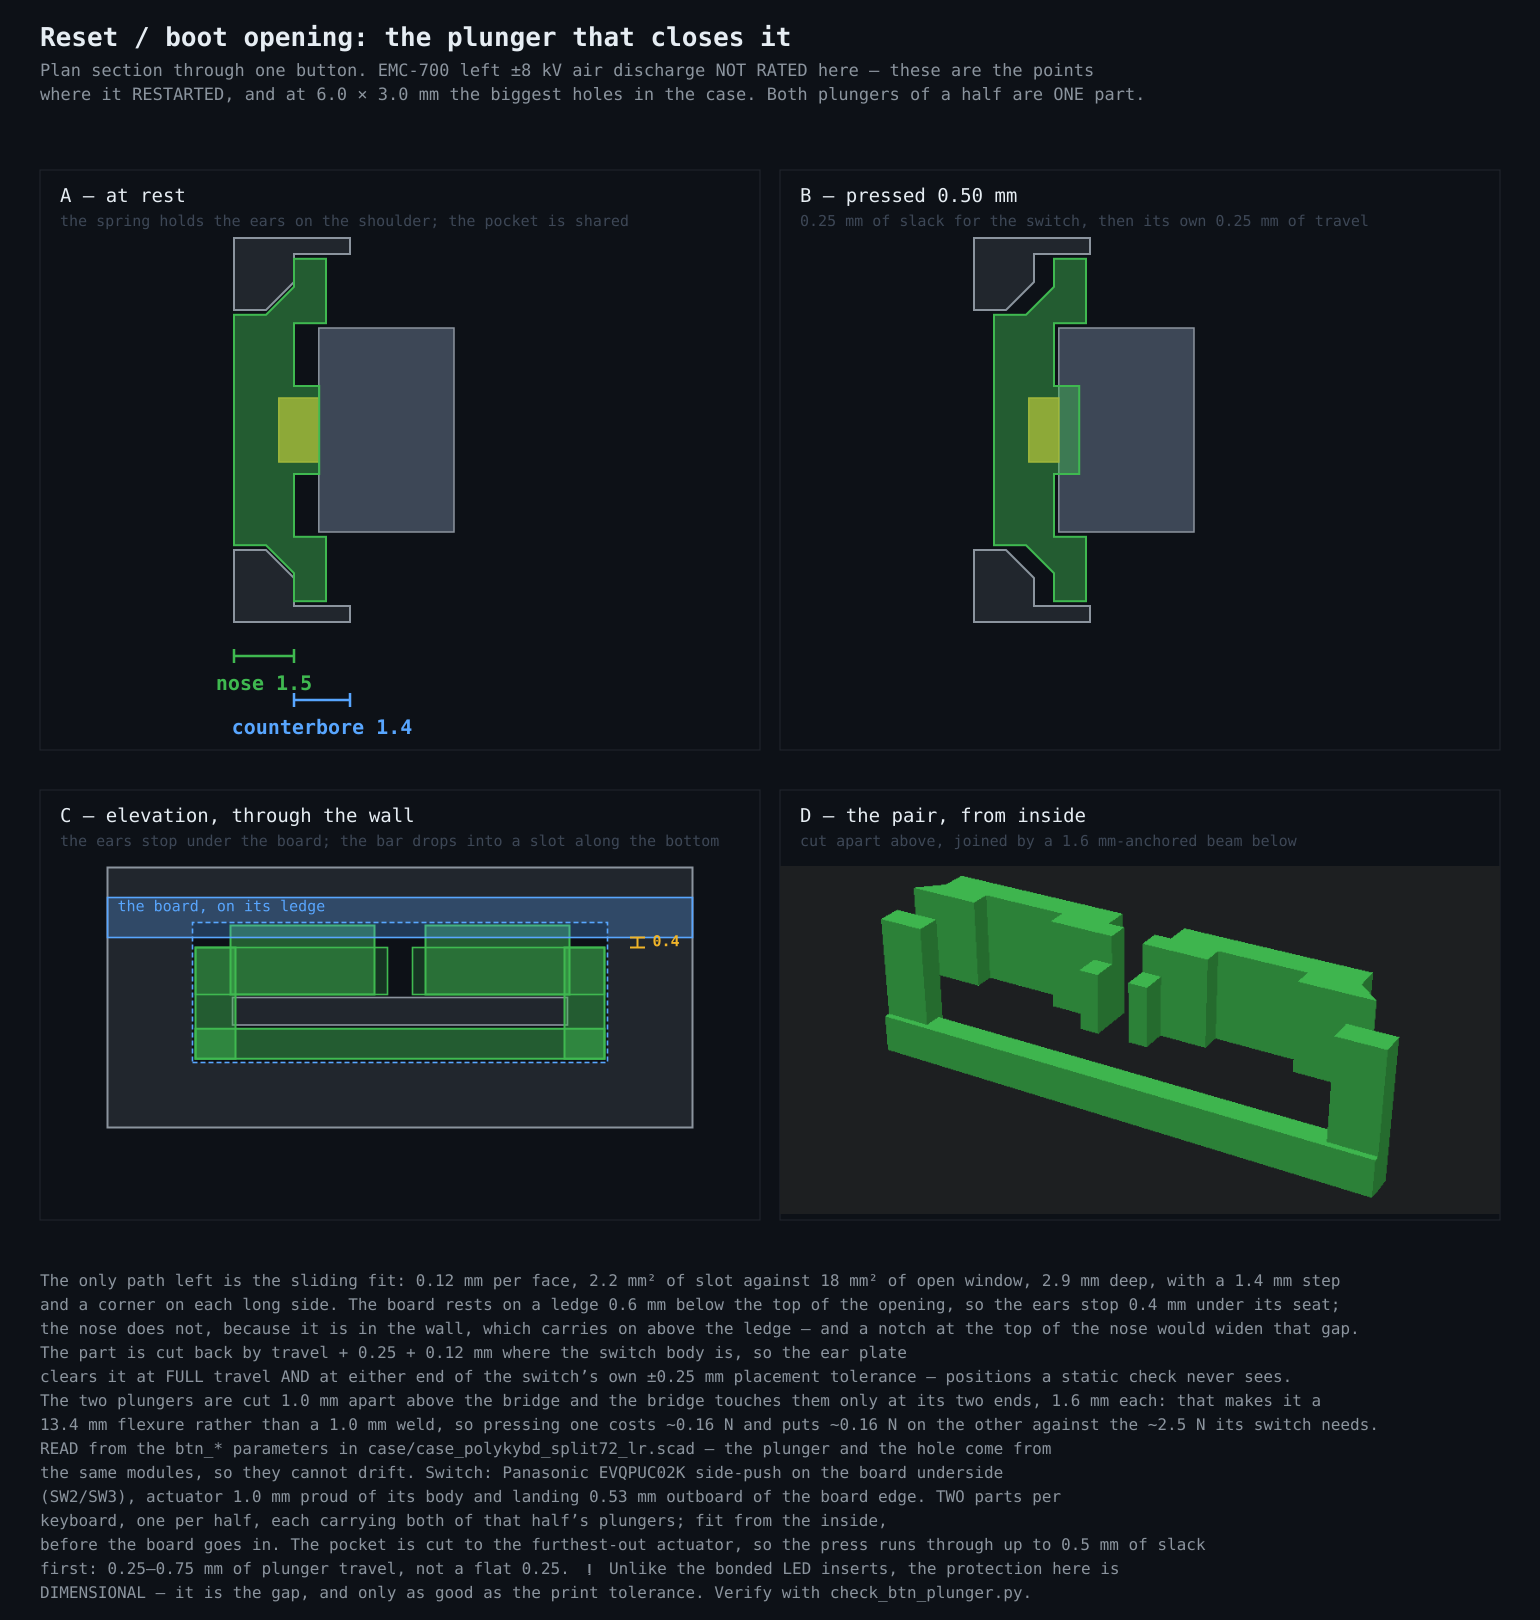

Here is the Python script that generated this plot:
import sys, subprocess, os, re
REPO = subprocess.run(['git','rev-parse','--show-toplevel'], cwd='/home/user/PolyKybd',
                      capture_output=True, text=True, check=True).stdout.strip()
sys.path.insert(0, f'{REPO}/.claude/skills/explain-geometry-figure')
from figlib import Fig, C

# Panel D is a render of the EXPORTED part, made here rather than by hand: a
# figure that depends on a build artefact someone made once cannot be redrawn
# when the part changes, and this one could not (the /tmp renders were gone the
# first time the part moved). Preview mode, not --render=cgal: the colour is the
# point, and with the CSG already resolved into an STL there is nothing left for
# OpenCSG to tint.
S = os.environ.get('WORK', '/tmp/btn-plunger-fig')
os.makedirs(S, exist_ok=True)
if not os.path.exists(f'{S}/pH.png') or os.environ.get('FORCE'):
    open(f'{S}/pH.scad', 'w').write(
        f'color("#3fb950") import("{REPO}/parts/export/case/btn_plungers.stl");\n')
    subprocess.run(['xvfb-run', '-a', 'openscad', '-o', f'{S}/pH.png',
                    '--imgsize=900,700', '--camera=183.6,87.6,9.3,62,0,300,44',
                    '--colorscheme=Tomorrow Night', f'{S}/pH.scad'],
                   check=True, capture_output=True)
    if os.path.getsize(f'{S}/pH.png') == 0:
        raise SystemExit('empty PNG - no display?')

# ---- geometry, READ from the case parameters -------------------------------
# Not restated: this drawing is what the CE file cites for the fit, and a second
# copy of the numbers is a copy that can disagree with the part.
_SRC = open(f'{REPO}/parts/case/case_polykybd_split72_lr.scad', encoding='utf-8').read()
def P(name):
    m = re.search(rf'^{name}\s*=\s*([-0-9.]+)\s*;', _SRC, re.M)
    if not m:
        raise SystemExit(f'{name} not found in the case file')
    return float(m.group(1))

wall, clr, ledge = P('case_wall_thickness'), P('pcb_clearance'), P('pcb_edge_width')
gap, ear, ear_t = P('btn_slide_gap'), P('btn_ear'), P('btn_ear_t')
under, sep = P('btn_under'), P('btn_sep')
br_t, br_h, post = P('btn_bridge_t'), P('btn_bridge_h'), P('btn_post')
cham, bar_gap = P('btn_chamfer'), P('btn_bar_gap')
tol, act_reach = P('btn_switch_tol'), P('btn_act_reach')
act_w = P('btn_act_w') + 2 * tol
import re as _re
_m = _re.search(r'^btn_c\s*=\s*\[\s*([-0-9.]+)\s*,\s*([-0-9.]+)', _SRC, _re.M)
C0, C1 = float(_m.group(1)), float(_m.group(2))
Z0 = P('pcb_edge_height') - 0.4        # btn_z0, an expression in the scad
HH = 3.0                                # btn_h
travel, act_reach = P('btn_travel'), P('btn_act_reach')
body_front, body_w, act_w = P('btn_body_front'), P('btn_body_w'), P('btn_act_w')
pcb_gap = P('btn_pcb_gap')
LEDGE = P('case_bottom_thickness') + P('pcb_edge_height')   # btn_ledge_top(), 11.5
CAP = LEDGE - pcb_gap        # how high anything inboard of the wall may be built

# x runs INWARD from the outer face, as in led-insert-section.py
OUT   = -(wall + clr)          # -1.65  outer face
IN_HI = -clr                   # -0.15  wall inner face = the shoulder
IN_LO =  ledge - clr           # +1.25  ledge inner face
BODY  = -body_front            # +0.47  switch body front face (x runs INWARD
ACT   = BODY - 1.0             # -0.53  here, so the sign of btn_body_front flips)
W     = 6.0                    # the opening, along the wall (offset(2.5) on a
CB    = W + 2 * ear            # ~1.0 mm stroke), and the counterbore
print(f'  opening {W} x 3.0, counterbore {CB}, wall {IN_LO - OUT:.2f}')
print(f'  nose {IN_HI - OUT:.2f} long, ears {ear_t} thick, pocket {act_reach} deep')
print(f'  actuator tip at {ACT:+.2f}, switch body front at {BODY:+.2f}, travel {travel}')
print(f'  gap area {2 * (W + 3.0) * gap:.2f} mm2 against {W * 3.0:.1f} mm2 open')

f = Fig(1540, 1620)
f.title('Reset / boot opening: the plunger that closes it',
        'Plan section through one button. EMC-700 left ±8 kV air discharge NOT RATED here — these are the points',
        'where it RESTARTED, and at 6.0 × 3.0 mm the biggest holes in the case. Both plungers of a half are ONE part.')


EXT = 4.8      # how much case to draw either side of the opening

def draw(A, dx, show_dims):
    """dx = how far the plunger is pressed in."""
    # the pocket is cut to the furthest-OUT actuator, so at nominal there is
    # btn_switch_tol of slack before the actuator is even touched
    pock = IN_HI + act_reach + tol
    push = max(0.0, dx - tol)
    hw, hcb = W / 2, CB / 2
    # case: wall + ledge, with the opening and the counterbore cut out of it
    f.poly([A((OUT, -EXT)), A((IN_LO, -EXT)), A((IN_LO, -hcb)), A((IN_HI, -hcb)),
            A((IN_HI, -hw - cham)), A((IN_HI - cham, -hw)), A((OUT, -hw))],
           C.BOX, C.DIM, sw=2)
    f.poly([A((OUT, EXT)), A((IN_LO, EXT)), A((IN_LO, hcb)), A((IN_HI, hcb)),
            A((IN_HI, hw + cham)), A((IN_HI - cham, hw)), A((OUT, hw))],
           C.BOX, C.DIM, sw=2)
    # the switch: body, then the actuator sticking out of it
    f.poly([A((BODY, -body_w/2)), A((IN_LO + 2.6, -body_w/2)),
            A((IN_LO + 2.6, body_w/2)), A((BODY, body_w/2))], C.MUT, C.DIM, sw=1.5)
    f.poly([A((ACT + push, -0.8)), A((BODY, -0.8)), A((BODY, 0.8)),
            A((ACT + push, 0.8))], C.AMB, C.AMB, sw=1.5, op=.85)
    # the plunger: nose through the wall, two ears behind the shoulder
    g = gap
    nose_f, nose_b = OUT + dx, IN_HI + dx
    # ⚠️ every step needs BOTH of its corners. Jumping from the ear's inner edge
    # straight to the pocket draws a diagonal across the nose, which renders as a
    # pinched waist that is nowhere in the part.
    f.poly([A((nose_f, -hw + g)), A((nose_b - cham, -hw + g)),
            A((nose_b, -hw - cham + g)),
            A((nose_b, -hcb + g)), A((nose_b + ear_t, -hcb + g)),
            A((nose_b + ear_t, -body_w/2 - g)), A((nose_b, -body_w/2 - g)),
            A((nose_b, -act_w/2)), A((pock + dx, -act_w/2)),
            A((pock + dx, act_w/2)), A((nose_b, act_w/2)),
            A((nose_b, body_w/2 + g)), A((nose_b + ear_t, body_w/2 + g)),
            A((nose_b + ear_t, hcb - g)), A((nose_b, hcb - g)),
            A((nose_b, hw + cham - g)), A((nose_b - cham, hw - g)),
            A((nose_f, hw - g))],
           C.GRN, C.GRN, sw=2, op=.45)
    if show_dims:
        f.dim_h(A((OUT, 0))[0], A((IN_HI, 0))[0], 656, C.GRN, f'nose {IN_HI-OUT:.1f}')
        f.dim_h(A((IN_HI, 0))[0], A((IN_LO, 0))[0], 700, C.BLU,
                f'counterbore {IN_LO-IN_HI:.1f}')



def elevation(E):
    """Looking THROUGH the wall: y across, z up. This is the view the plan
    section cannot show - the pocket's z profile, and the bar sitting in it."""
    hw, hcb = W / 2, CB / 2
    lo, hi = C0 - hcb, C1 + hcb               # the merged pocket, end to end
    slot_t = Z0 - under + br_h + 2 * bar_gap  # top of the bar's slot
    f.poly([E((lo - 3.4, Z0 - under - 2.6)), E((hi + 3.4, Z0 - under - 2.6)),
            E((hi + 3.4, Z0 + HH + 2.2)), E((lo - 3.4, Z0 + HH + 2.2))],
           C.BOX, C.DIM, sw=2)
    # the pocket, and the island of case that makes the slot a slot
    f.poly([E((lo, Z0 - under)), E((hi, Z0 - under)),
            E((hi, Z0 + HH)), E((lo, Z0 + HH))], C.BG, C.BLU, sw=1.6, dash='5 3')
    f.poly([E((lo + post, slot_t)), E((hi - post, slot_t)),
            E((hi - post, Z0)), E((lo + post, Z0))], C.BOX, C.DIM, sw=1.6)
    # The EARS, behind the shoulder and therefore inboard of the wall: these are
    # what the board's seat caps. Drawn first and dimmer, with the noses over
    # them, because that is the order the eye needs to read the step.
    mid = (C0 + C1) / 2
    for a, b in ((lo + gap, mid - sep / 2), (mid + sep / 2, hi - gap)):
        f.poly([E((a, Z0 + gap)), E((b, Z0 + gap)), E((b, CAP)), E((a, CAP))],
               C.GRN, C.GRN, sw=1.6, op=.22)
    # the two noses in their holes - NOT capped: they are in the wall, which
    # carries on above the ledge, so they fill the opening to its full height
    for c in (C0, C1):
        f.poly([E((c - hw + gap, Z0 + gap)), E((c + hw - gap, Z0 + gap)),
                E((c + hw - gap, Z0 + HH - gap)), E((c - hw + gap, Z0 + HH - gap))],
               C.GRN, C.GRN, sw=2, op=.45)
    # The board on its ledge. A BAND, not a line: at 0.4 mm apart the seat and
    # the cap are 10 px apart at this scale, and two labelled lines there land
    # on top of each other and on the noses.
    f.poly([E((lo - 3.4, LEDGE)), E((hi + 3.4, LEDGE)),
            E((hi + 3.4, LEDGE + 1.6)), E((lo - 3.4, LEDGE + 1.6))],
           C.BLU, C.BLU, sw=1.6, op=.28)
    f.txt(*E((lo - 3.0, LEDGE + 1.05)), 'the board, on its ledge', 15, C.BLU)
    f.line(E((hi + 1.2, CAP)), E((hi + 1.2, LEDGE)), C.AMB, 2)
    for z in (CAP, LEDGE):
        f.line(E((hi + 0.9, z)), E((hi + 1.5, z)), C.AMB, 2)
    f.txt(*E((hi + 1.8, CAP + 0.05)), f'{pcb_gap}', 15, C.AMB, bold=True)
    # the bar in its slot, and the posts reaching down to it
    f.poly([E((lo + gap, Z0 - under + bar_gap)), E((hi - gap, Z0 - under + bar_gap)),
            E((hi - gap, Z0 - under + bar_gap + br_h)),
            E((lo + gap, Z0 - under + bar_gap + br_h))], C.GRN, C.GRN, sw=2, op=.45)
    for x0 in (lo + gap, hi - post - gap):
        f.poly([E((x0, Z0 - under + bar_gap)), E((x0 + post, Z0 - under + bar_gap)),
                E((x0 + post, CAP)), E((x0, CAP))],
               C.GRN, C.GRN, sw=2, op=.45)


SC = 40
f.panel(40, 170, 720, 580, 'A — at rest',
        'the spring holds the ears on the shoulder; the pocket is shared')
A = Fig.frame(scale=SC, ox=300, oy=430)
draw(A, 0.0, True)

f.panel(780, 170, 720, 580, f'B — pressed {travel + tol:.2f} mm',
        f'{tol} mm of slack for the switch, then its own {travel} mm of travel')
B = Fig.frame(scale=SC, ox=1040, oy=430)
draw(B, travel + tol, False)

f.panel(40, 790, 720, 430, 'C — elevation, through the wall',
        'the ears stop under the board; the bar drops into a slot along the bottom')
EL = Fig.frame(scale=25, ox=400 - 25 * (C0 + C1) / 2, oy=1225)
elevation(EL)
f.panel(780, 790, 720, 430, 'D — the pair, from inside',
        f'cut apart above, joined by a {post} mm-anchored beam below')
# Fit the render by its own INK box, not by its frame: OpenSCAD leaves a wide
# dark margin around a part this shape, and placing by the frame puts most of
# the panel's area into that margin.
def _place(path, area):
    from PIL import Image
    im = Image.open(path).convert('RGB')
    px, (sw, sh) = im.load(), im.size
    bg = px[2, 2]
    x0, y0, x1, y1 = sw, sh, 0, 0
    for y in range(0, sh, 2):
        for x in range(0, sw, 2):
            q = px[x, y]
            if abs(q[0]-bg[0]) + abs(q[1]-bg[1]) + abs(q[2]-bg[2]) > 24:
                x0, y0 = min(x0, x), min(y0, y)
                x1, y1 = max(x1, x), max(y1, y)
    cw, ch = x1 - x0, y1 - y0
    ax, ay, aw, ah = area
    k = min(aw / cw, ah / ch)
    f.image(path, ax + (aw - cw*k)/2 - x0*k, ay + (ah - ch*k)/2 - y0*k,
            sw*k, sh*k, clip=(780, 866, 720, 348))

_place(f'{S}/pH.png', (800, 876, 680, 320))

f.footer(f'The only path left is the sliding fit: {gap} mm per face, {2*(W+3.0)*gap:.1f} mm² of slot against '
         f'{W*3.0:.0f} mm² of open window, {IN_LO-OUT:.1f} mm deep, with a {ear} mm step',
         f'and a corner on each long side. The board rests on a ledge {12.1 - LEDGE:.1f} mm below the top of the opening, so the '
         f'ears stop {pcb_gap} mm under its seat;',
         'the nose does not, because it is in the wall, which carries on above the ledge — and a notch at the top of the nose '
         'would widen that gap.',
         f'The part is cut back by travel + {tol} + {gap} mm where the switch body is, so the ear plate',
         f'clears it at FULL travel AND at either end of the switch\u2019s own \u00b1{tol} mm placement tolerance '
         '— positions a static check never sees.',
         f'The two plungers are cut {sep} mm apart above the bridge and the bridge touches them only at its two '
         f'ends, {post} mm each: that makes it a',
         f'13.4 mm flexure rather than a 1.0 mm weld, so pressing one costs ~0.16 N and puts ~0.16 N on the other '
         'against the ~2.5 N its switch needs.',
         'READ from the btn_* parameters in case/case_polykybd_split72_lr.scad — the plunger and the hole come from',
         'the same modules, so they cannot drift. Switch: Panasonic EVQPUC02K side-push on the board underside',
         '(SW2/SW3), actuator 1.0 mm proud of its body and landing 0.53 mm outboard of the board edge. TWO parts per',
         'keyboard, one per half, each carrying both of that half\u2019s plungers; fit from the inside,',
         f'before the board goes in. The pocket is cut to the furthest-out actuator, so the press runs through up '
         f'to {2*tol:.1f} mm of slack',
         f'first: {travel:.2f}–{travel + 2*tol:.2f} mm of plunger travel, not a flat {travel:.2f}. '
         'Unlike the bonded LED inserts, the protection here is',
         'DIMENSIONAL — it is the gap, and only as good as the print tolerance. Verify with check_btn_plunger.py.')
f.save(f'{REPO}/RoHS/btn-plunger.svg'); f.png()
print('figure written')
